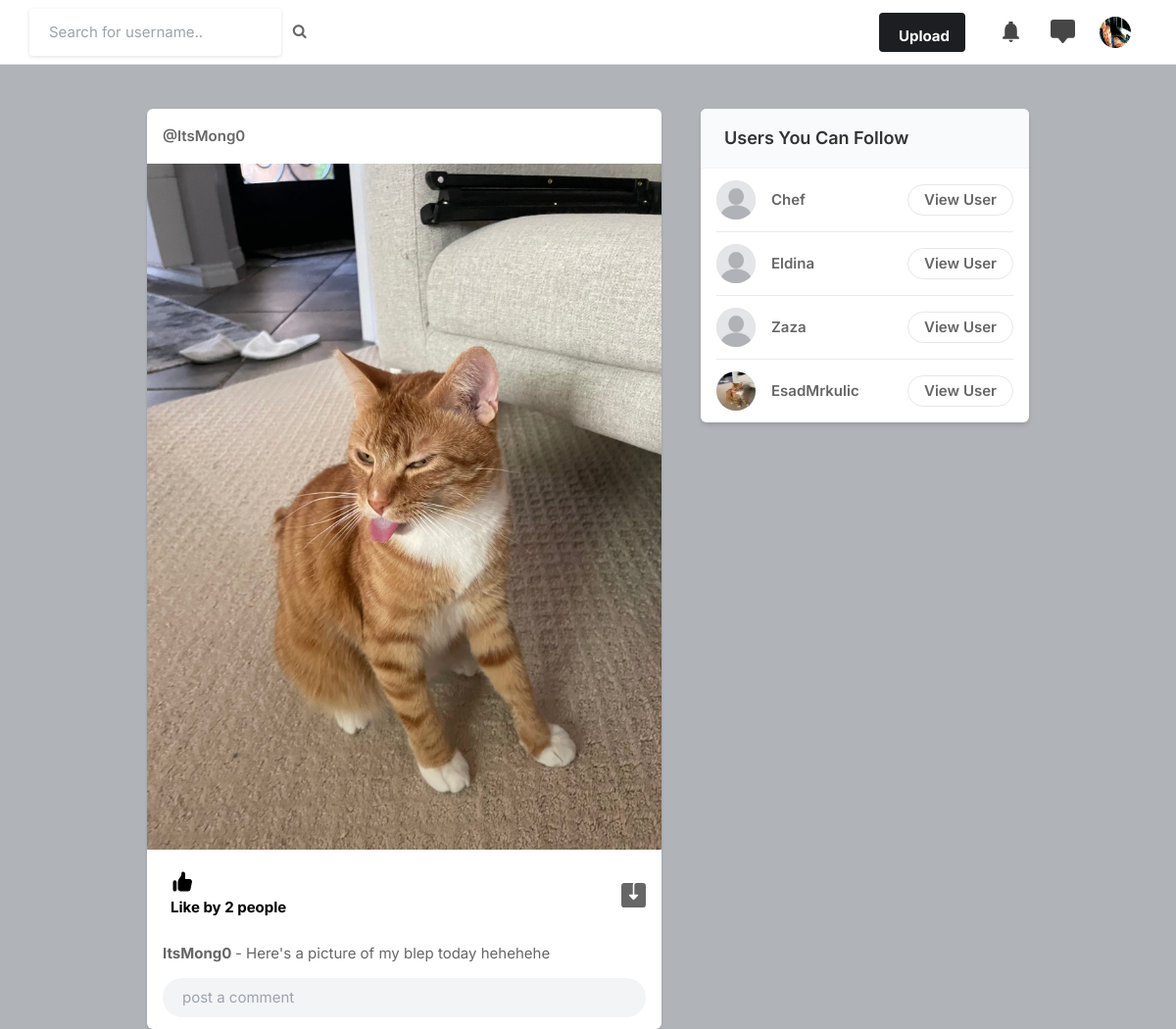
Screenshot of / (signed in) with the database file from the repository.
### main/models.py (models this page shows, shortened)
class Profile(models.Model):
    user = models.ForeignKey(User, on_delete=models.CASCADE)
    id_user = models.IntegerField()
    bio = models.TextField(blank=True)
    profileimg = models.ImageField(
        upload_to="profile_images", default="default_pic.png"
    )
    location = models.CharField(max_length=100, blank=True)

class Post(models.Model):
    id = models.UUIDField(primary_key=True, default=uuid.uuid4)
    user = models.CharField(max_length=100)
    image = models.ImageField(upload_to="post_images")
    caption = models.TextField()
    created_at = models.DateTimeField(default=datetime.now)
    no_of_likes = models.IntegerField(default=0)

### main/views.py (the view)
# urls.py: path("", views.index, name="index"),
@login_required(login_url="signin")
def index(request):
    user_object = User.objects.get(username=request.user.username)
    user_profile = Profile.objects.get(user=user_object)
    user_following_list = []
    feed = []
    user_following = FollowersCount.objects.filter(follower=request.user.username)
    for users in user_following:
        user_following_list.append(users.user)
    for usernames in user_following_list:
        feed_lists = Post.objects.filter(user=usernames)
        feed.append(feed_lists)
    feed_list = list(chain(*feed))
    all_users = User.objects.all()
    user_following_all = []
    for user in user_following:
        user_list = User.objects.get(username=user)
        user_following_all.append(user_list)
    new_suggestions_list = [
        x for x in list(all_users) if (x not in list(user_following_all))
    ]
    current_user = User.objects.filter(username=request.user.username)
    final_suggestions_list = [
        x for x in list(new_suggestions_list) if (x not in list(current_user))
    ]
    random.shuffle(final_suggestions_list)
    username_profile = []
    username_profile_list = []
    for users in final_suggestions_list:
        username_profile.append(users.id)
    for ids in username_profile:
        profile_lists = Profile.objects.filter(id_user=ids)
        username_profile_list.append(profile_lists)
    suggestions_username_profile_list = list(chain(*username_profile_list))
    return render(
        request,
        "index.html",
        {
            "user_profile": user_profile,
            "posts": feed_list,
            "suggestions_username_profile_list": suggestions_username_profile_list[:4],
        },
    )

### main/models.py (called while the page is built)
    def __str__(self):
        return self.user

### templates/index.html (shortened to what this page needs)
{% load static %}
<!DOCTYPE html>
<html lang="en">
<head>
    <link rel="stylesheet" href="{% static 'assets/css/icons.css' %}">
    <link rel="stylesheet" href="{% static 'assets/css/uikit.css' %}">
    <link rel="stylesheet" href="{% static 'assets/css/style.css' %}">
    <link rel="stylesheet" href="{% static 'assets/css/tailwind.css' %}">
    <link rel="stylesheet" href="https://cdnjs.cloudflare.com/ajax/libs/font-awesome/4.7.0/css/font-awesome.min.css">
</head>
<body>
            <header>
                <div class="header_inner">
                    <form action="/search" method="POST">
                        <div class="left-side">
                                <input type="text" name="username" placeholder="Search for username..">&nbsp; &nbsp;
                                <button type="submit"><i class="fa fa-search fa-1x"></i></button>
                        </div>
                    </form>
                    <div class="right-side lg:pr-4">
                        <a href="#"
                            class="bg-pink-500 flex font-bold hidden hover:bg-pink-600 hover:text-white inline-block items-center lg:block max-h-10 mr-4 px-4 py-2 rounded shado text-white">
                             Upload
                        </a>
                        <a href="#" class="header-links-item">
                        </a>
                        <a href="#" class="header-links-item">
                        </a>
                        <a href="#">
                            <img src="{{user_profile.profileimg.url}}" class="header-avatar" alt="">
                        </a>
                    </div>
                </div>
            </header>
            <div class="container m-auto">
                <div class="lg:flex justify-center lg:space-x-10 lg:space-y-0 space-y-5">
                    <div class="space-y-5 flex-shrink-0 lg:w-7/12">
                        {% for posts in posts reversed %}
                        <div class="bg-white shadow rounded-md  -mx-2 lg:mx-0">
                            <div class="flex justify-between items-center px-4 py-3">
                                <div class="flex flex-1 items-center space-x-4">
                                    <span class="block capitalize font-semibold "><a href="/profile/{{posts.user}}">@{{posts.user}}</a></span>
                                </div>
                              <div>
                                <a href="#"> <i class="icon-feather-more-horizontal text-2xl hover:bg-gray-200 rounded-full p-2 transition -mr-1 "></i> </a>
                              </div>
                            </div>
                            <div uk-lightbox>
                                <a href="{{posts.image.url}}">
                                    <img src="{{posts.image.url}}" alt="">
                                </a>
                            </div>
                            <div class="py-3 px-4 space-y-3">
                                <div class="flex space-x-4 lg:font-bold">
                                    <a href="/like-post?post_id={{ posts.id }}" class="flex items-center space-x-2">
                                        <div class="p-2 rounded-full text-black">
                                            {% if posts.no_of_likes == 0 %}
                                            <p>No likes</p>
                                            {% elif posts.no_of_likes == 1 %}
                                            <p>Like by {{ posts.no_of_likes }} person</p>
                                            {% else %}
                                            <p>Like by {{ posts.no_of_likes }} people</p>
                                            {% endif %}
                                        </div>
                                    </a>
                                    <a href="{{posts.image.url}}" class="flex items-center space-x-2 flex-1 justify-end" download>
                                    </a>
                                </div>
                                <p>
                                    <a href="/profile/{{posts.user}}"><strong>{{posts.user}} </strong></a>- {{posts.caption}}
                                </p>
                                <div class="bg-gray-100 bg-gray-100 rounded-full rounded-md relative ">
                                    <input type="text" placeholder="post a comment" class="bg-transparent max-h-10 shadow-none">
                                    <div class="absolute bottom-0 flex h-full items-center right-0 right-3 text-xl space-x-2">
                                        <a href="#"> <i class="uil-image"></i></a>
                                        <a href="#"> <i class="uil-video"></i></a>
                                    </div>
                                </div>
                            </div>
                        </div>
                        {% endfor %}
                    </div>
                    <div class="lg:w-5/12">
                        <div class="bg-white  shadow-md rounded-md overflow-hidden">
                            <div class="bg-gray-50  border-b border-gray-100 flex items-baseline justify-between py-4 px-6 ">
                                <h2 class="font-semibold text-lg">Users You Can Follow</h2>
                            </div>
                            <div class="divide-gray-300 divide-gray-50 divide-opacity-50 divide-y px-4 ">
                                {% for suggestion in suggestions_username_profile_list %}
                                <div class="flex items-center justify-between py-3">
                                    <div class="flex flex-1 items-center space-x-4">
                                        <a href="/profile/{{suggestion.user}}">
                                            <img src="{{suggestion.profileimg.url}}" class="bg-gray-200 rounded-full w-10 h-10">
                                        </a>
                                        <div class="flex flex-col">
                                            <span class="block capitalize font-semibold"> {{suggestion.user}} </span>
                                        </div>
                                    </div>
                                    <a href="/profile/{{suggestion.user}}" class="border border-gray-200 font-semibold px-4 py-1 rounded-full hover:bg-pink-600 hover:text-white hover:border-pink-600 "> View User </a>
                                </div>
                                {% endfor %}
                            </div>
                        </div>
                    </div>
                </div>
            </div>
</body>
</html>

### static/assets/css/style.css (style rules this page uses)
body { background-color: #B0B3B8!important; }
button { vertical-align: middle; }
input { height: 48px; line-height: 48px; padding: 0 20px; outline: none; font-size: 15px; color: #808080; max-width: 100%; width: 100%; -webkit-box-sizing: border-box; box-sizing: border-box; display: block; font-weight: 400; opacity: 1; border-radius: 4px; border: none; -webkit-box-shadow: 0 1px 4px 0px rgba(0, 0, 0, 0.12); box-shadow: 0 1px 4px 0px rgba(0, 0, 0, 0.12); }
input[type="text"], input[type="password"], input[type="email"], input[type="number"] { height: 48px; line-height: 48px; padding: 0 20px; outline: none; font-size: 15px; color: #808080; max-width: 100%; width: 100%; -webkit-box-sizing: border-box; box-sizing: border-box; display: block; font-weight: 400; opacity: 1; border-radius: 4px; border: none; -webkit-box-shadow: 0 1px 4px 0px rgba(0, 0, 0, 0.12); box-shadow: 0 1px 4px 0px rgba(0, 0, 0, 0.12); }
input { -webkit-transition: all 0.1s ease-in-out; transition: all 0.1s ease-in-out; }
::placeholder { color: #808080; opacity: 1; }
button { border: none; margin: 0; padding: 0; width: auto; overflow: visible; background: transparent; color: inherit; font: inherit; line-height: normal; cursor: pointer; }
a { color: #be185d; -webkit-transition: 0.3s; transition: 0.3s; outline: none !important; }
button { outline: none !important; }
img { max-width: 100%; }
body { color: #666; font-size: 15px; line-height: 27px; background-color: #f0f2f5; font-family: "Inter", sans-serif; text-transform: none; }
body p { font-size: 15px; line-height: 27px; }
h1, h2, h3, h4, h5, h6 { font-family: "Inter", sans-serif; text-transform: none; }
input[type="text"], input[type="password"], input[type="email"] { font-family: "Inter", sans-serif; text-transform: none; }
button, body .pac-container { font-family: "Inter", sans-serif; text-transform: none; }
h1, h2, h3, h4, h5, h6 { color: #333; font-weight: 500; margin: 0; padding: 0; }
h2 { font-size: 26px; }
b, strong { font-weight: 700 !important; }
@media (min-width: 1024px) { .container { max-width: 900px !important; padding-top: 45px; } }
header { background-color: #fff; left: 0; right: 0; top: 0; z-index: 99; height: 66px; display: -webkit-box; display: -ms-flexbox; display: flex; -webkit-box-align: center; -ms-flex-align: center; align-items: center; border-bottom: 1px solid #e5e7eb; }
header .header_inner { display: -webkit-box; display: -ms-flexbox; display: flex; -webkit-box-align: center; -ms-flex-align: center; align-items: center; max-width: 1090px; margin: auto; width: 100%; max-width: 100% !important; padding: 0 30px; }
header .header_inner .left-side { display: -webkit-box; display: -ms-flexbox; display: flex; -webkit-box-align: center; -ms-flex-align: center; align-items: center; }
header .header_inner .right-side { display: -webkit-box; display: -ms-flexbox; display: flex; -webkit-box-align: center; -ms-flex-align: center; align-items: center; -webkit-box-pack: end; -ms-flex-pack: end; justify-content: flex-end; margin-left: auto; }
header .header_inner .right-side .header-links-item { padding: 10px; margin-left: 8px; }
header .header_inner .right-side .header-links-item svg { width: 25px; height: 25px; color: #464646; }
header .header_inner .right-side .header-avatar { width: 32px; height: 32px; border-radius: 100%; margin-left: 15px; }
.shadow-none { -webkit-box-shadow: none !important; box-shadow: none !important; }

### rows the page displays
Profile: profileimg (picture)
Post: user "ItsMong0", image (picture), no_of_likes "2", caption "Here's a picture of my blep today hehehehe"
Profile: profileimg (placeholder picture), user "Chef"
Profile: profileimg (placeholder picture), user "Eldina"
Profile: profileimg (placeholder picture), user "Zaza"
Profile: profileimg (picture), user "EsadMrkulic"
